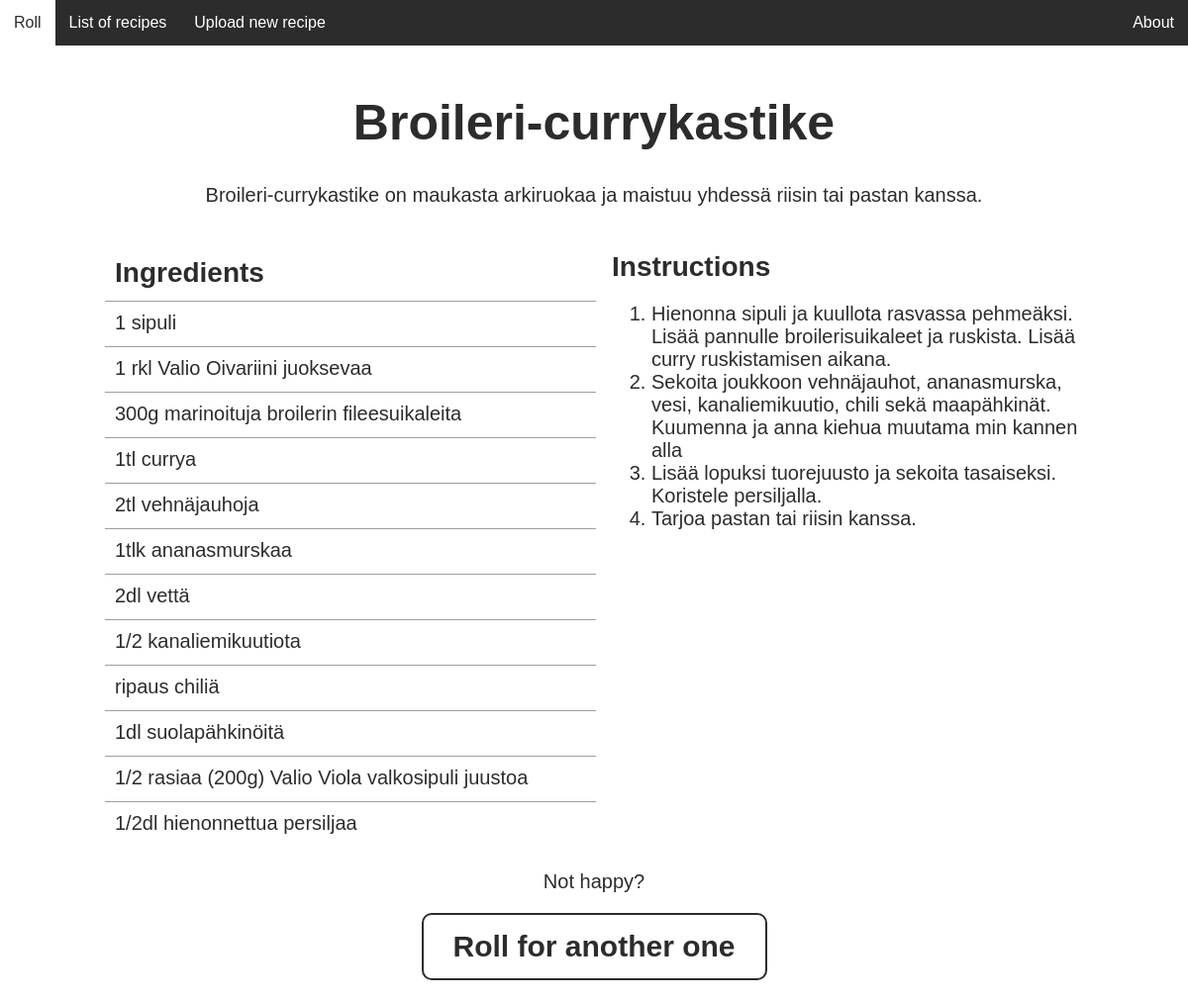
/recipe/4/, run on the app's committed database.
### core/models.py (models this page shows, shortened)
class Recipe(models.Model):
    name = models.CharField(max_length=50)
    creation_date = models.DateField(default=datetime.date.today)
    description = models.TextField(max_length=500)

class Ingredient(models.Model):
    name = models.CharField(max_length=50)
    recipe = models.ForeignKey(Recipe, on_delete=models.CASCADE, related_name='ingredients')

class Recipe_Step(models.Model):
    description = models.CharField(max_length=200)
    recipe = models.ForeignKey(Recipe, on_delete=models.CASCADE, related_name='recipe_step')

### core/views.py (the view)
# urls.py: path('recipe/<recipe_id>/', views.recipe, name='recipe-view'),
def recipe(request, recipe_id):
    if request.method == "POST":
        return redir()
    print(recipe_id)
    r = Recipe.objects.select_related().get(id=int(recipe_id))
    ingredients = list(r.ingredients.values_list('name', flat=True))
    steps = list(r.recipe_step.values_list('description', flat=True))
    context = {
        'name': r.name,
        'description': r.description,
        'ingredients': ingredients,
        'steps': steps,
    }
    return render(request, 'core/recipe.html', context=context)

### core/templates/core/recipe.html (shortened to what this page needs)
{% extends "core/base.html" %}
{% block content %}
    <div class="upper-container">
        <h1>{{ name }}</h1>
        <p>{{ description }}</p>
    </div>
    <div class="lower-container">
        <div id="ingredients">
            <table id="Ingredients_table">
                <th className="ingredients_table_heading">
                    <span id="title">Ingredients</span>
                </th>
                {% for item in ingredients %}
                <tr className="Ingredients_table_row">
                <td>{{ item }}</td>
                </tr>
                {% endfor %}
            </table>
        </div>
        <div id="instructions">
            <span id="title">Instructions</span>
            <ol>
                {% for item in steps %}
                <li>{{ item }}</li>
                {% endfor %}
            </ol>
        </div>
    </div>
    <p>Not happy?</p>
    <form action="" method="POST">
        <button>Roll for another one</button>
    </form>
{% endblock %}

### core/templates/core/base.html (shortened to what this page needs)
<!DOCTYPE html>
<head>
    {% load static %}
    <link rel="stylesheet" href="{% static "core/styles2.css" %}">
</head>
<body>
    <div id=navbar>
        <ul>
            <li><a href="{% url 'index' %}">Roll</a></li>
            <li><a href="#">List of recipes</a></li>
            <li><a href="#">Upload new recipe</a></li>
            <li style="float:right"><a href="#">About</a></li>
        </ul>
    </div>
    <div id=content>
        {% block content %}{% endblock %}
    </div>
</body>

### core/static/core/styles2.css (style rules this page uses)
body { background-color: white; text-align: center; font-family: "Helvetica", serif; margin: 0 auto; width: 100%; color: #2c2c2c; }
#navbar { min-width: 100%; }
#navbar ul { list-style-type: none; margin: 0; padding: 0; overflow: hidden; background-color: #2c2c2c; }
#navbar li { float: left; }
#navbar li a { display: block; color: white; text-align: center; padding: 14px; text-decoration: none; transition-duration: 0.2s; -webkit-transition-duration: 0.2s; }
@media screen and (min-width: 1000px) { .upper-container { width: 1000px; } }
@media screen and (min-width: 1000px) { .lower-container { width: 1000px; display: flex; } }
@media screen and (min-width: 1000px) { #ingredients { width: 100% } }
h1 { font-size: 50px; }
p { font-size: 20px; }
.upper-container { padding: 15px; margin: 0 auto; }
.lower-container { margin: 0 auto; }
button { background-color: white; margin-bottom: 20px; border: 2px solid #2c2c2c; color: #2c2c2c; padding: 15px 30px; border-radius: 10px; text-align: center; font-weight: bold; font-size: 30px; transition-duration: 0.2s; -webkit-transition-duration: 0.2s; }
#title { font-weight: bold; font-size: 28px; }
#ingredients { padding: 4px; font-size: 20px; flex: 0 0 50%; }
th { padding: 10px; text-align: left; }
td { padding: 10px 10px; border-top: 1px solid #9e9e9e; min-width: 250px; width: 50%; text-align: left; }
#instructions { padding: 10px; font-size: 20px; text-align: left; flex: 0 0 50%; }

### data on the page
Recipe: name "Broileri-currykastike", description "Broileri-currykastike on maukasta arkiruokaa ja maistuu yhdessä riisin tai pastan kanssa."
Ingredient: name "1 sipuli"
Ingredient: name "1 rkl Valio Oivariini juoksevaa"
Ingredient: name "300g marinoituja broilerin fileesuikaleita"
Ingredient: name "1tl currya"
Ingredient: name "2tl vehnäjauhoja"
Ingredient: name "1tlk ananasmurskaa"
Ingredient: name "2dl vettä"
Ingredient: name "1/2 kanaliemikuutiota"
Ingredient: name "ripaus chiliä"
Ingredient: name "1dl suolapähkinöitä"
Ingredient: name "1/2 rasiaa (200g) Valio Viola valkosipuli juustoa"
Ingredient: name "1/2dl hienonnettua persiljaa"
Recipe_Step: description "Hienonna sipuli ja kuullota rasvassa pehmeäksi. Lisää pannulle broilerisuikaleet ja ruskista. Lisää curry ruskistamisen aikana."
Recipe_Step: description "Sekoita joukkoon vehnäjauhot, ananasmurska, vesi, kanaliemikuutio, chili sekä maapähkinät. Kuumenna ja anna kiehua muutama min kannen alla"
Recipe_Step: description "Lisää lopuksi tuorejuusto ja sekoita tasaiseksi. Koristele persiljalla."
Recipe_Step: description "Tarjoa pastan tai riisin kanssa."
